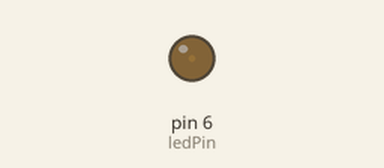
Simulated run of this sketch. Board: Arduino Uno, built with avr-gcc and run on an emulated ATmega328P. Shown: output pins drawn as LEDs (lit = HIGH).

Above: at 0.05 s.
At 1.15 s:
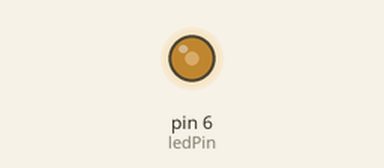
At 2.3 s:
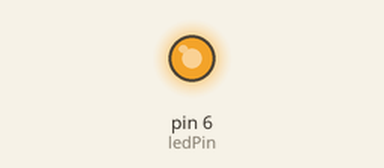
At 4.6 s:
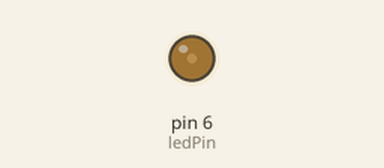
Timing chart, 0 to 6.7 s (numbered marks = the images above):
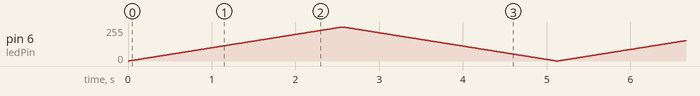

The sketch:

simple_adc_light_pot.ino
```cpp
int ledPin = 6;  // PD6 = Digital Pin 6 on Arduino Uno

void setup() {
  pinMode(ledPin, OUTPUT); // Set pin as output
}

void loop() {
  // Fade in
  for (int brightness = 0; brightness <= 255; brightness++) {
    analogWrite(ledPin, brightness);  // Set PWM duty cycle
    delay(10);                        // Adjust fading speed
  }

  // Fade out
  for (int brightness = 255; brightness >= 0; brightness--) {
    analogWrite(ledPin, brightness);
    delay(10);
  }
}
```
